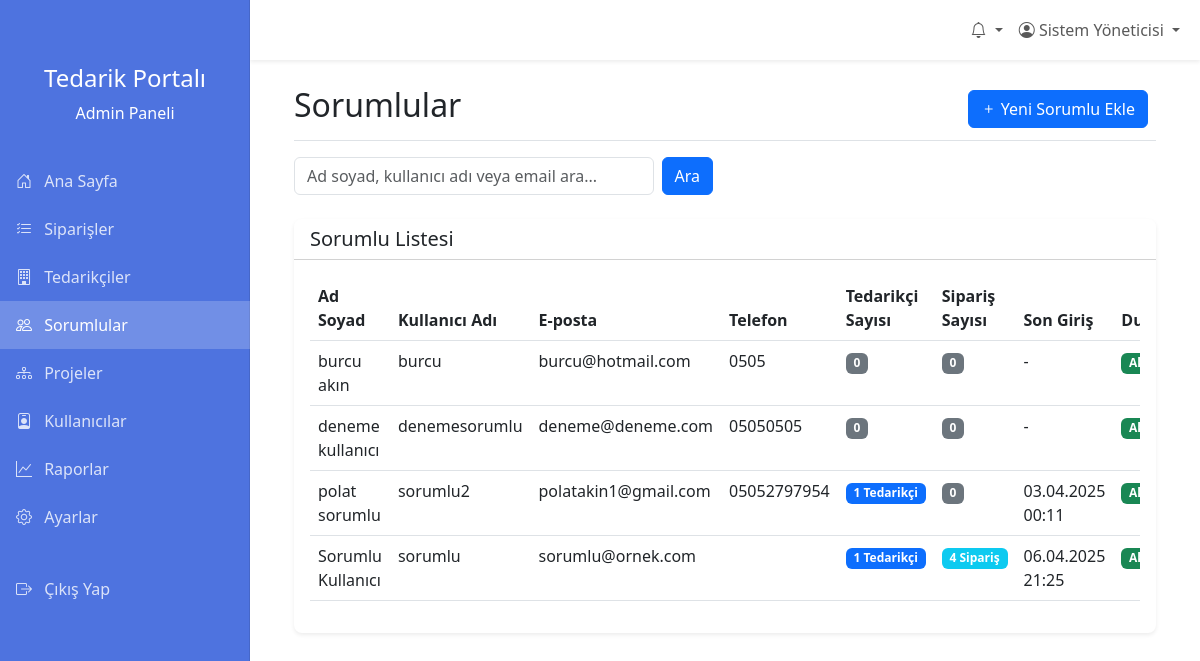
Screenshot of /admin/sorumlular.php (signed in) with the database file from the repository.
### tables this page shows
CREATE TABLE `kullanicilar` (
  `id` int(11) NOT NULL,
  `kullanici_adi` varchar(50) NOT NULL,
  `sifre` varchar(255) NOT NULL,
  `ad_soyad` varchar(100) NOT NULL,
  `email` varchar(100) NOT NULL,
  `telefon` varchar(20) DEFAULT NULL,
  `rol` enum('Admin','Sorumlu','Tedarikci') NOT NULL DEFAULT 'Tedarikci',
  `firma_id` int(11) DEFAULT NULL,
  `aktif` tinyint(1) NOT NULL DEFAULT 1,
  `son_giris` datetime DEFAULT NULL,
  `olusturma_tarihi` datetime DEFAULT current_timestamp(),
  `guncelleme_tarihi` date NOT NULL DEFAULT current_timestamp()
);

### config.php (called while the page is built, shortened)
<?php
function guvenli($data) {
    if (is_null($data)) {
        return '';
    }
    return htmlspecialchars($data, ENT_QUOTES, 'UTF-8');
}
?>

### admin/sorumlular.php (the view, shortened to what this page needs)
<?php
require_once '../config.php';
$arama = isset($_GET['arama']) ? trim($_GET['arama']) : '';
$sql_params = [];
$sql = "SELECT k.*,
       (SELECT COUNT(*) FROM sorumluluklar WHERE sorumlu_id = k.id) as tedarikci_sayisi,
       (SELECT COUNT(*) FROM siparisler WHERE sorumlu_id = k.id) as siparis_sayisi
       FROM kullanicilar k
       WHERE k.rol = 'Sorumlu'";
$sql .= " ORDER BY k.ad_soyad";
$stmt = $db->prepare($sql);
$stmt->execute($sql_params);
$sorumlular = $stmt->fetchAll(PDO::FETCH_ASSOC);
?>
<!DOCTYPE html>
<html lang="tr">
<head>
    <link rel="stylesheet" href="https://cdn.jsdelivr.net/npm/bootstrap@5.3.0/dist/css/bootstrap.min.css">
    <link rel="stylesheet" href="https://cdn.jsdelivr.net/npm/bootstrap-icons@1.10.0/font/bootstrap-icons.css">
</head>
<body>
    <nav class="sidebar col-md-3 col-lg-2 d-md-block text-white">
        <div class="pt-3 text-center mb-4">
            <h4>Tedarik Portalı</h4>
            <p>Admin Paneli</p>
        </div>
        <div class="sidebar-sticky">
            <ul class="nav flex-column">
                <li class="nav-item">
                    <a class="nav-link" href="index.php">
                        <i class="bi bi-house-door"></i> Ana Sayfa
                    </a>
                </li>
                <li class="nav-item">
                    <a class="nav-link" href="siparisler.php">
                        <i class="bi bi-list-check"></i> Siparişler
                    </a>
                </li>
                <li class="nav-item">
                    <a class="nav-link" href="tedarikciler.php">
                        <i class="bi bi-building"></i> Tedarikçiler
                    </a>
                </li>
                <li class="nav-item">
                    <a class="nav-link active" href="sorumlular.php">
                        <i class="bi bi-people"></i> Sorumlular
                    </a>
                </li>
                <li class="nav-item">
                    <a class="nav-link" href="projeler.php">
                        <i class="bi bi-diagram-3"></i> Projeler
                    </a>
                </li>
                <li class="nav-item">
                    <a class="nav-link" href="kullanicilar.php">
                        <i class="bi bi-person-badge"></i> Kullanıcılar
                    </a>
                </li>
                <li class="nav-item">
                    <a class="nav-link" href="raporlar.php">
                        <i class="bi bi-graph-up"></i> Raporlar
                    </a>
                </li>
                <li class="nav-item">
                    <a class="nav-link" href="ayarlar.php">
                        <i class="bi bi-gear"></i> Ayarlar
                    </a>
                </li>
                <li class="nav-item mt-4">
                    <a class="nav-link" href="../cikis.php">
                        <i class="bi bi-box-arrow-right"></i> Çıkış Yap
                    </a>
                </li>
            </ul>
        </div>
    </nav>
    <nav class="navbar navbar-expand-lg navbar-light">
        <div class="container-fluid">
            <div class="collapse navbar-collapse" id="navbarNav">
                <ul class="navbar-nav ms-auto">
                    <li class="nav-item dropdown">
                        <a class="nav-link dropdown-toggle" href="#" id="navbarDropdownBildirim" role="button" data-bs-toggle="dropdown">
                            <i class="bi bi-bell"></i>
                        </a>
                    </li>
                    <li class="nav-item dropdown">
                        <a class="nav-link dropdown-toggle" href="#" id="navbarDropdownProfil" role="button" data-bs-toggle="dropdown">
                            <i class="bi bi-person-circle"></i> <?= guvenli($_SESSION['ad_soyad']) ?>
                        </a>
                    </li>
                </ul>
            </div>
        </div>
    </nav>
    <main>
        <div class="container-fluid">
            <div class="d-flex justify-content-between flex-wrap flex-md-nowrap align-items-center pt-3 pb-2 mb-3 border-bottom">
                <h1 class="h2">Sorumlular</h1>
                <div class="btn-toolbar mb-2 mb-md-0">
                    <a href="kullanici_ekle.php?rol=Sorumlu" class="btn btn-primary me-2">
                        <i class="bi bi-plus"></i> Yeni Sorumlu Ekle
                    </a>
                </div>
            </div>
            <div class="row mb-4">
                <div class="col-md-6">
                    <form method="get" action="" class="d-flex">
                        <input type="text" class="form-control me-2" name="arama" placeholder="Ad soyad, kullanıcı adı veya email ara..." value="<?= guvenli($arama) ?>">
                        <button type="submit" class="btn btn-primary">Ara</button>
                    </form>
                </div>
            </div>
            <div class="card">
                <div class="card-header bg-white">
                    <h5 class="mb-0">Sorumlu Listesi</h5>
                </div>
                <div class="card-body">
                    <div class="table-responsive">
                        <table class="table table-hover">
                            <thead>
                                <tr>
                                    <th>Ad Soyad</th>
                                    <th>Kullanıcı Adı</th>
                                    <th>E-posta</th>
                                    <th>Telefon</th>
                                    <th>Tedarikçi Sayısı</th>
                                    <th>Sipariş Sayısı</th>
                                    <th>Son Giriş</th>
                                    <th>Durum</th>
                                </tr>
                            </thead>
                            <tbody>
                                <?php if (count($sorumlular) > 0): ?>
                                    <?php foreach ($sorumlular as $sorumlu): ?>
                                        <tr>
                                            <td><?= guvenli($sorumlu['ad_soyad']) ?></td>
                                            <td><?= guvenli($sorumlu['kullanici_adi']) ?></td>
                                            <td><?= guvenli($sorumlu['email']) ?></td>
                                            <td><?= guvenli($sorumlu['telefon']) ?></td>
                                            <td>
                                                <?php if ($sorumlu['tedarikci_sayisi'] > 0): ?>
                                                    <a href="sorumlu_tedarikciler.php?id=<?= $sorumlu['id'] ?>" class="badge bg-primary text-decoration-none">
                                                        <?= $sorumlu['tedarikci_sayisi'] ?> Tedarikçi
                                                    </a>
                                                <?php else: ?>
                                                    <span class="badge bg-secondary">0</span>
                                                <?php endif; ?>
                                            </td>
                                            <td>
                                                <?php if ($sorumlu['siparis_sayisi'] > 0): ?>
                                                    <a href="siparisler.php?sorumlu_id=<?= $sorumlu['id'] ?>" class="badge bg-info text-decoration-none">
                                                        <?= $sorumlu['siparis_sayisi'] ?> Sipariş
                                                    </a>
                                                <?php else: ?>
                                                    <span class="badge bg-secondary">0</span>
                                                <?php endif; ?>
                                            </td>
                                            <td><?= $sorumlu['son_giris'] ? date('d.m.Y H:i', strtotime($sorumlu['son_giris'])) : '-' ?></td>
                                            <td>
                                                <?php if ($sorumlu['aktif']): ?>
                                                    <span class="badge bg-success">Aktif</span>
                                                <?php else: ?>
                                                    <span class="badge bg-danger">Pasif</span>
                                                <?php endif; ?>
                                            </td>
                                        </tr>
                                    <?php endforeach; ?>
                                <?php else: ?>
                                    <tr>
                                        <td colspan="9" class="text-center">Sorumlu bulunamadı.</td>
                                    </tr>
                                <?php endif; ?>
                            </tbody>
                        </table>
                    </div>
                </div>
            </div>
        </div>
    </main>
</body>
</html>

### admin/sorumlular.php (style rules this page uses)
.sidebar { position: fixed; top: 0; bottom: 0; left: 0; z-index: 100; padding: 48px 0 0; box-shadow: inset -1px 0 0 rgba(0, 0, 0, .1); background-color: #4e73df; transition: all 0.3s; width: 250px; }
.sidebar-sticky { position: relative; top: 0; height: calc(100vh - 48px); padding-top: 0.5rem; overflow-x: hidden; overflow-y: auto; }
.sidebar .nav-link { color: rgba(255, 255, 255, 0.8); padding: 0.75rem 1rem; transition: all 0.2s; }
.sidebar .nav-link.active { color: #fff; background-color: rgba(255, 255, 255, 0.2); }
.sidebar .nav-link i { margin-right: 0.5rem; }
main { margin-left: 250px; padding: 2rem; padding-top: 70px; transition: all 0.3s; }
.navbar { position: fixed; top: 0; right: 0; left: 250px; z-index: 99; background-color: #fff !important; box-shadow: 0 0.125rem 0.25rem rgba(0, 0, 0, 0.075); transition: all 0.3s; height: 60px; }
.card { border: none; border-radius: 0.5rem; box-shadow: 0 0.125rem 0.25rem rgba(0, 0, 0, 0.075); transition: all 0.3s; margin-bottom: 1.5rem; }
.card-header { border-radius: 0.5rem 0.5rem 0 0 !important; }

### rows the page displays
kullanicilar: ad_soyad "burcu akın", kullanici_adi "burcu", email "burcu@hotmail.com", telefon "0505", aktif "Aktif"
kullanicilar: ad_soyad "deneme kullanıcı", kullanici_adi "denemesorumlu", email "deneme@deneme.com", telefon "05050505", aktif "Aktif"
kullanicilar: ad_soyad "polat sorumlu", kullanici_adi "sorumlu2", email "polatakin1@gmail.com", telefon "05052797954", tedarikci_sayisi "1", son_giris "03.04.2025 00:11", aktif "Aktif"
kullanicilar: ad_soyad "Sorumlu Kullanıcı", kullanici_adi "sorumlu", email "sorumlu@ornek.com", tedarikci_sayisi "1", siparis_sayisi "4", son_giris "06.04.2025 21:25", aktif "Aktif"

### other values shown
guvenli($_SESSION['ad_soyad']) "Sistem Yöneticisi"
